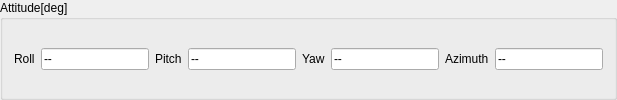
    <widget class="QGroupBox" name="groupBox_39">
     <property name="sizePolicy">
      <sizepolicy hsizetype="Minimum" vsizetype="Fixed">
       <horstretch>0</horstretch>
       <verstretch>0</verstretch>
      </sizepolicy>
     </property>
     <property name="minimumSize">
      <size>
       <width>2</width>
       <height>2</height>
      </size>
     </property>
     <property name="title">
      <string>Attitude[deg]</string>
     </property>
     <layout class="QGridLayout" name="gridLayout_3">
      <property name="topMargin">
       <number>4</number>
      </property>
      <property name="bottomMargin">
       <number>2</number>
      </property>
      <property name="verticalSpacing">
       <number>2</number>
      </property>
      <item row="0" column="0">
       <widget class="QLabel" name="label_21">
        <property name="sizePolicy">
         <sizepolicy hsizetype="Fixed" vsizetype="Fixed">
          <horstretch>0</horstretch>
          <verstretch>0</verstretch>
         </sizepolicy>
        </property>
        <property name="text">
         <string>Roll</string>
        </property>
       </widget>
      </item>
      <item row="0" column="3">
       <widget class="QLineEdit" name="lineEdit_Pitch">
        <property name="sizePolicy">
         <sizepolicy hsizetype="Minimum" vsizetype="Fixed">
          <horstretch>0</horstretch>
          <verstretch>0</verstretch>
         </sizepolicy>
        </property>
        <property name="minimumSize">
         <size>
          <width>2</width>
          <height>2</height>
         </size>
        </property>
        <property name="text">
         <string>--</string>
        </property>
        <property name="readOnly">
         <bool>true</bool>
        </property>
       </widget>
      </item>
      <item row="0" column="7">
       <widget class="QLineEdit" name="lineEdit_FlyPoint">
        <property name="sizePolicy">
         <sizepolicy hsizetype="Minimum" vsizetype="Fixed">
          <horstretch>0</horstretch>
          <verstretch>0</verstretch>
         </sizepolicy>
        </property>
        <property name="minimumSize">
         <size>
          <width>2</width>
          <height>2</height>
         </size>
        </property>
        <property name="text">
         <string>--</string>
        </property>
        <property name="readOnly">
         <bool>true</bool>
        </property>
       </widget>
      </item>
      <item row="0" column="2">
       <widget class="QLabel" name="label_22">
        <property name="sizePolicy">
         <sizepolicy hsizetype="Fixed" vsizetype="Fixed">
          <horstretch>0</horstretch>
          <verstretch>0</verstretch>
         </sizepolicy>
        </property>
        <property name="text">
         <string>Pitch</string>
        </property>
       </widget>
      </item>
      <item row="0" column="6">
       <widget class="QLabel" name="label_23">
        <property name="sizePolicy">
         <sizepolicy hsizetype="Fixed" vsizetype="Fixed">
          <horstretch>0</horstretch>
          <verstretch>0</verstretch>
         </sizepolicy>
        </property>
        <property name="text">
         <string>Azimuth</string>
        </property>
       </widget>
      </item>
      <item row="0" column="4">
       <widget class="QLabel" name="label">
        <property name="enabled">
         <bool>true</bool>
        </property>
        <property name="sizePolicy">
         <sizepolicy hsizetype="Fixed" vsizetype="Fixed">
          <horstretch>0</horstretch>
          <verstretch>0</verstretch>
         </sizepolicy>
        </property>
        <property name="text">
         <string>Yaw</string>
        </property>
       </widget>
      </item>
      <item row="0" column="1">
       <widget class="QLineEdit" name="lineEdit_RollTurn">
        <property name="sizePolicy">
         <sizepolicy hsizetype="Minimum" vsizetype="Fixed">
          <horstretch>0</horstretch>
          <verstretch>0</verstretch>
         </sizepolicy>
        </property>
        <property name="minimumSize">
         <size>
          <width>2</width>
          <height>2</height>
         </size>
        </property>
        <property name="text">
         <string>--</string>
        </property>
        <property name="readOnly">
         <bool>true</bool>
        </property>
       </widget>
      </item>
      <item row="0" column="5">
       <widget class="QLineEdit" name="lineEdit_Yaw">
        <property name="enabled">
         <bool>true</bool>
        </property>
        <property name="sizePolicy">
         <sizepolicy hsizetype="Minimum" vsizetype="Fixed">
          <horstretch>0</horstretch>
          <verstretch>0</verstretch>
         </sizepolicy>
        </property>
        <property name="minimumSize">
         <size>
          <width>2</width>
          <height>2</height>
         </size>
        </property>
        <property name="text">
         <string>--</string>
        </property>
        <property name="readOnly">
         <bool>true</bool>
        </property>
       </widget>
      </item>
     </layout>
    </widget>
